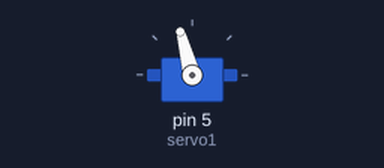
Recording of a sketch running on a simulated Arduino Uno, built with avr-gcc and run on an emulated ATmega328P. Shown: servo.

Above: at 0.05 s.
At 11.0 s:
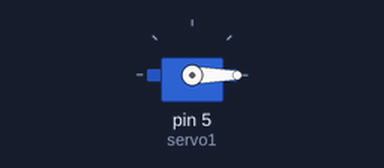
Timing chart, 0 to 14.3 s (numbered marks = the images above):
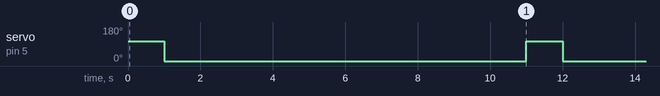

Measured:
- by itself, servo on pin 5 (servo1): alternates 105° for 1.0 s and 0° for 10.0 s

The sketch:

Feeder.ino
```cpp
#include <Servo.h>
Servo servo1; //define object

void setup()
{
  servo1.attach(5); //connect pin5 to servo1
}

void loop()
{
  servo1.write(105);
  delay(1000);
  servo1.write(-105); //write 45 degree to servo
  delay(10000);

}
```
